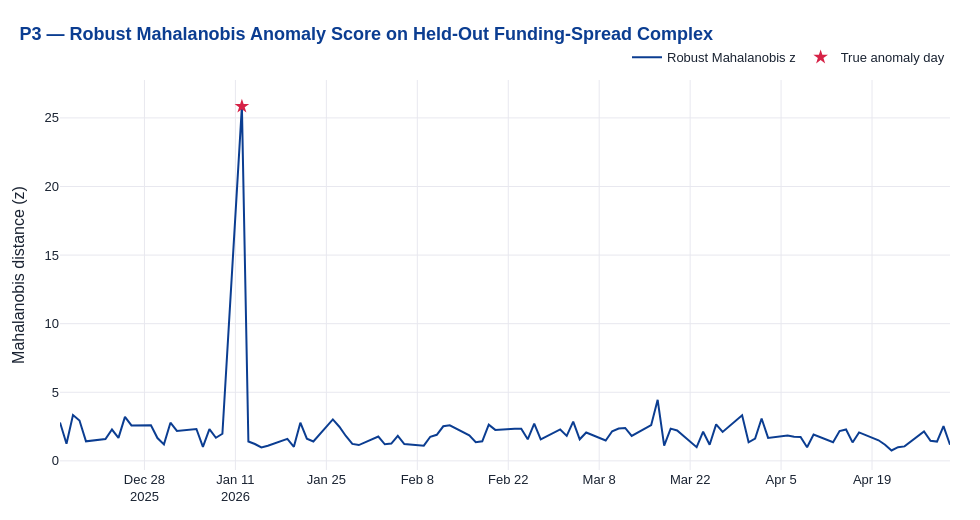

Source (notebook cell):
### Markdown cell above
---
## P3 · Cross-Asset Funding-Spread Anomaly Detection

### Code cell
spreads = pd.read_csv(f"{DATA_DIR}/funding_spreads.csv", parse_dates=["date"])
feature_cols = ["gc_sofr_spread", "sec_lending_fee_index", "xccy_basis_3m", "cdx_cash_basis"]
train, test = spreads.iloc[:400], spreads.iloc[400:].reset_index(drop=True)

monitor = p3.FundingSpreadMonitor().fit(train[feature_cols])
scored = []
for i, row in test.iterrows():
    s = monitor.score(row[feature_cols].to_numpy())
    fused = p3.fuse_scores(s["mahalanobis_z"], text_stress_prob=0.3)
    scored.append({"date": row["date"], **s, "fused_score": fused, "is_labeled_anomaly": row["is_labeled_anomaly"]})
scored_df = pd.DataFrame(scored)

fig = go.Figure()
fig.add_trace(go.Scatter(x=scored_df["date"], y=scored_df["mahalanobis_z"], mode="lines",
                          name="Robust Mahalanobis z", line=dict(color="#0B3D91")))
anomalies = scored_df[scored_df["is_labeled_anomaly"] == 1]
fig.add_trace(go.Scatter(x=anomalies["date"], y=anomalies["mahalanobis_z"], mode="markers",
                          name="True anomaly day", marker=dict(color="#D62246", size=11, symbol="star")))
apply_house_style(fig, "P3 — Robust Mahalanobis Anomaly Score on Held-Out Funding-Spread Complex")
fig.update_yaxes(title="Mahalanobis distance (z)")
save_figure(fig, "p3_anomaly_score_timeline", "charts")
fig.show()

top10 = scored_df.sort_values("fused_score", ascending=False).head(10)
top10[["date", "mahalanobis_z", "isolation_score", "fused_score", "driving_spread", "is_labeled_anomaly"]]

### Figure 1 — Plotly figure (JSON) as saved in the notebook; plotly's stock layout.template omitted (floating-point values rounded to 4 significant figures)
{"data": [{"line": {"color": "#0B3D91"}, "mode": "lines", "name": "Robust Mahalanobis z", "type": "scatter", "x": ["2025-12-15T00:00:00", "2025-12-16T00:00:00", "2025-12-17T00:00:00", "2025-12-18T00:00:00", "2025-12-19T00:00:00", "2025-12-22T00:00:00", "2025-12-23T00:00:00", "2025-12-24T00:00:00", "2025-12-25T00:00:00", "2025-12-26T00:00:00", "2025-12-29T00:00:00", "2025-12-30T00:00:00", "2025-12-31T00:00:00", "2026-01-01T00:00:00", "2026-01-02T00:00:00", "2026-01-05T00:00:00", "2026-01-06T00:00:00", "2026-01-07T00:00:00", "2026-01-08T00:00:00", "2026-01-09T00:00:00", "2026-01-12T00:00:00", "2026-01-13T00:00:00", "2026-01-14T00:00:00", "2026-01-15T00:00:00", "2026-01-16T00:00:00", "2026-01-19T00:00:00", "2026-01-20T00:00:00", "2026-01-21T00:00:00", "2026-01-22T00:00:00", "2026-01-23T00:00:00", "2026-01-26T00:00:00", "2026-01-27T00:00:00", "2026-01-28T00:00:00", "2026-01-29T00:00:00", "2026-01-30T00:00:00", "2026-02-02T00:00:00", "2026-02-03T00:00:00", "2026-02-04T00:00:00", "2026-02-05T00:00:00", "2026-02-06T00:00:00", "2026-02-09T00:00:00", "2026-02-10T00:00:00", "2026-02-11T00:00:00", "2026-02-12T00:00:00", "2026-02-13T00:00:00", "2026-02-16T00:00:00", "2026-02-17T00:00:00", "2026-02-18T00:00:00", "2026-02-19T00:00:00", "2026-02-20T00:00:00", "2026-02-23T00:00:00", "2026-02-24T00:00:00", "2026-02-25T00:00:00", "2026-02-26T00:00:00", "2026-02-27T00:00:00", "2026-03-02T00:00:00", "2026-03-03T00:00:00", "2026-03-04T00:00:00", "2026-03-05T00:00:00", "2026-03-06T00:00:00", "2026-03-09T00:00:00", "2026-03-10T00:00:00", "2026-03-11T00:00:00", "2026-03-12T00:00:00", "2026-03-13T00:00:00", "2026-03-16T00:00:00", "2026-03-17T00:00:00", "2026-03-18T00:00:00", "2026-03-19T00:00:00", "2026-03-20T00:00:00", "2026-03-23T00:00:00", "2026-03-24T00:00:00", "2026-03-25T00:00:00", "2026-03-26T00:00:00", "2026-03-27T00:00:00", "2026-03-30T00:00:00", "2026-03-31T00:00:00", "2026-04-01T00:00:00", "2026-04-02T00:00:00", "2026-04-03T00:00:00", "2026-04-06T00:00:00", "2026-04-07T00:00:00", "2026-04-08T00:00:00", "2026-04-09T00:00:00", "2026-04-10T00:00:00", "2026-04-13T00:00:00", "2026-04-14T00:00:00", "2026-04-15T00:00:00", "2026-04-16T00:00:00", "2026-04-17T00:00:00", "2026-04-20T00:00:00", "2026-04-21T00:00:00", "2026-04-22T00:00:00", "2026-04-23T00:00:00", "2026-04-24T00:00:00", "2026-04-27T00:00:00", "2026-04-28T00:00:00", "2026-04-29T00:00:00", "2026-04-30T00:00:00", "2026-05-01T00:00:00"], "y": [2.802, 1.249, 3.339, 2.939, 1.423, 1.594, 2.285, 1.678, 3.209, 2.585, 2.587, 1.66, 1.198, 2.781, 2.181, 2.32, 1.017, 2.308, 1.681, 1.974, 25.84, 1.407, 1.229, 0.9791, 1.099, 1.606, 1.025, 2.784, 1.612, 1.409, 3.018, 2.487, 1.811, 1.237, 1.15, 1.769, 1.205, 1.259, 1.828, 1.228, 1.106, 1.757, 1.9, 2.52, 2.59, 1.861, 1.359, 1.422, 2.635, 2.258, 2.342, 2.341, 1.574, 2.718, 1.569, 2.287, 1.821, 2.865, 1.571, 2.068, 1.485, 2.156, 2.36, 2.399, 1.812, 2.602, 4.452, 1.109, 2.351, 2.214, 0.9956, 2.126, 1.175, 2.66, 2.107, 3.326, 1.354, 1.617, 3.091, 1.672, 1.839, 1.758, 1.747, 0.9902, 1.92, 1.354, 2.168, 2.286, 1.343, 2.072, 1.499, 1.174, 0.7544, 0.9958, 1.054, 2.148, 1.463, 1.403, 2.529, 1.177]}, {"marker": {"color": "#D62246", "size": 11, "symbol": "star"}, "mode": "markers", "name": "True anomaly day", "type": "scatter", "x": ["2026-01-12T00:00:00"], "y": [25.84]}], "layout": {"colorway": ["#0B3D91", "#D62246", "#2E8B57", "#E8A33D", "#6A4C93", "#1B998B"], "font": {"color": "#1a2332", "family": "Helvetica, Arial, sans-serif", "size": 13}, "height": 520, "legend": {"orientation": "h", "x": 1, "xanchor": "right", "y": 1.02, "yanchor": "bottom"}, "margin": {"b": 50, "l": 60, "r": 30, "t": 80}, "paper_bgcolor": "white", "plot_bgcolor": "white", "title": {"font": {"color": "#0B3D91", "size": 18}, "text": "<b>P3 — Robust Mahalanobis Anomaly Score on Held-Out Funding-Spread Complex</b>", "x": 0.02, "xanchor": "left"}, "width": 980, "xaxis": {"gridcolor": "#e8e8ef", "showgrid": true, "zeroline": false}, "yaxis": {"gridcolor": "#e8e8ef", "showgrid": true, "title": {"text": "Mahalanobis distance (z)"}, "zeroline": false}}}
